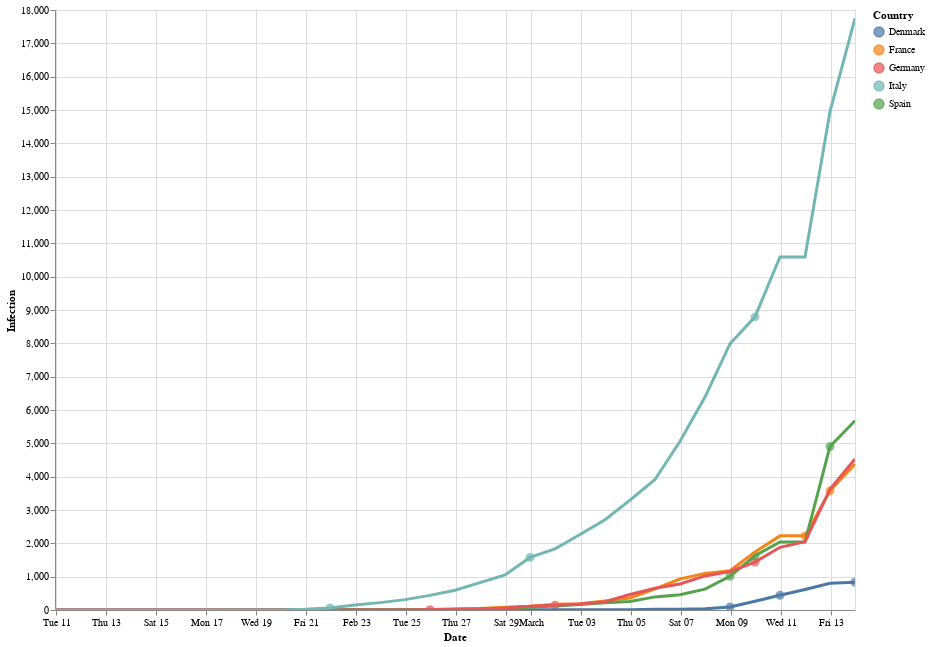

Notebook cell for this chart:
### Code cell
points_ts = alt.Chart(hover_frame).mark_circle(size=80).encode(
    x='Date',
    y='Infection',
    color = "Country",
    tooltip= ["Country", "Date", "Infection", "Text"]
).interactive()
hue = alt.layer(points_ts,okay)
hue

### Figure 1 — Vega-Lite specification as saved in the notebook (floating-point values rounded to 4 significant figures; data arrays with more than 128 entries replaced by an {"elided": "..."} marker saying what was removed)
{"config": {"view": {"continuousWidth": 400, "continuousHeight": 300}}, "layer": [{"data": {"name": "data-56916e9217a1bc132a3cca8ed417ecdb"}, "mark": {"type": "circle", "size": 80}, "encoding": {"color": {"type": "nominal", "field": "Country"}, "tooltip": [{"type": "nominal", "field": "Country"}, {"type": "temporal", "field": "Date"}, {"type": "quantitative", "field": "Infection"}, {"type": "nominal", "field": "Text"}], "x": {"type": "temporal", "field": "Date"}, "y": {"type": "quantitative", "field": "Infection"}}, "selection": {"selector177": {"type": "interval", "bind": "scales", "encodings": ["x", "y"]}}}, {"data": {"name": "data-2463ccd8601ece037510c276ab737b35"}, "mark": "line", "encoding": {"color": {"type": "nominal", "field": "Country"}, "size": {"value": 3}, "x": {"type": "temporal", "field": "Date"}, "y": {"type": "quantitative", "field": "Infection"}}, "height": 600, "selection": {"selector157": {"type": "interval", "bind": "scales", "encodings": ["x", "y"]}}, "width": 800}], "$schema": "https://vega.github.io/schema/vega-lite/v4.0.2.json", "datasets": {"data-56916e9217a1bc132a3cca8ed417ecdb": [{"Country": "Denmark", "Date": "2020-03-08T23:00:00", "Infection": 91, "Text": "first school is closed. Public transport is encouraged not to be used, especially in rush hours."}, {"Country": "Denmark", "Date": "2020-03-10T23:00:00", "Infection": 443, "Text": "Everyone is recommended to stay home. Schools are announced to shutdown from March 13th. Same applies for people working non essential jobs in public sectors."}, {"Country": "Denmark", "Date": "2020-03-13T23:00:00", "Infection": 834, "Text": "Borders are closing for people who don’t have a valid purpose of entry."}, {"Country": "Germany", "Date": "2020-02-25T23:00:00", "Infection": 12, "Text": "Several schools and public places were closed in the region of North Rhine-Westphalia, until 2 March. Several other public events are also cancelled."}, {"Country": "Germany", "Date": "2020-03-01T23:00:00", "Infection": 143, "Text": "the ‘Robert Koch Institute’ raised its threat level for Germany to 'moderate' and the European Centre for Disease Prevention and Control raised its threat level for Europe from 'moderate' to 'high'"}, {"Country": "Germany", "Date": "2020-03-09T23:00:00", "Infection": 1437, "Text": "A general ban on events with more than 1,000 participants put into immediate effect by several federal states, Germany's Ice Hockey league’ 2019/2020 season cancelled immediately, Several matches of the football leagues, including all Bundesliga matches of matchday 26, were announced to be played behind closed doors. It was later confirmed on 13 March that all Bundesliga and 2. Bundesliga matches would be postponed until at least 2 April."}, {"Country": "Italy", "Date": "2020-02-21T23:00:00", "Infection": 59, "Text": "the government announced a new decree imposing the quarantine of more than 50,000 people from 11 different municipalities in Northern Italy. Schools were closed in ten municipalities in Lombardy, one in Veneto and one in Emilia Romagna. All public events were cancelled and some commercial activities."}, {"Country": "Italy", "Date": "2020-02-29T23:00:00", "Infection": 1577, "Text": "the Council of Ministers approved a decree to organise the containment of the outbreak: A red zone, where the whole population is in quarantine. A yellow zone, where social and sport events are suspended and schools, theatres, clubs and cinemas are closed."}, {"Country": "Italy", "Date": "2020-03-09T23:00:00", "Infection": 8794, "Text": "Prime Minister Conte increased the quarantine lockdown to cover all of Italy, including travel restrictions and a ban on public gatherings"}, {"Country": "France", "Date": "2020-03-11T23:00:00", "Infection": 2224, "Text": "President announced that all schools and all universities would close from Monday"}, {"Country": "France", "Date": "2020-03-12T23:00:00", "Infection": 3576, "Text": "Prime minister banned gatherings of more than 100 people, not including public transportation."}, {"Country": "Spain", "Date": "2020-03-08T23:00:00", "Infection": 1013, "Text": "The president of Madrid announces the cancellation of classes in the city at all educational levels."}, {"Country": "Spain", "Date": "2020-03-12T23:00:00", "Infection": 4906, "Text": "Prime Minister announces the declaration of the state of emergency in the nation for a period of 15 days"}, {"Country": "Spain", "Date": "2020-03-09T23:00:00", "Infection": 1628, "Text": "Spanish Government suspends events with more than one thousand attendants in many regions."}], "data-2463ccd8601ece037510c276ab737b35": {"elided": "165 records"}}}
